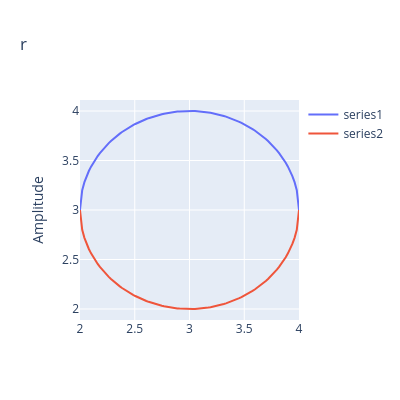

The notebook cell saved with this chart:
### Code cell
def circ(x,x0,y0):
    return np.sqrt(1-((x-x0)**2))+y0

x0=3
y0=3
x = np.linspace(x0-1,x0+1,100)
y1 = circ(x,x0,y0)
y2 = -y1+(y1[0]-(-y1[0]))
#plot_single(x=x,y=y)
plot_2series(x1=x,x2=x,y1=y1,y2=y2)
